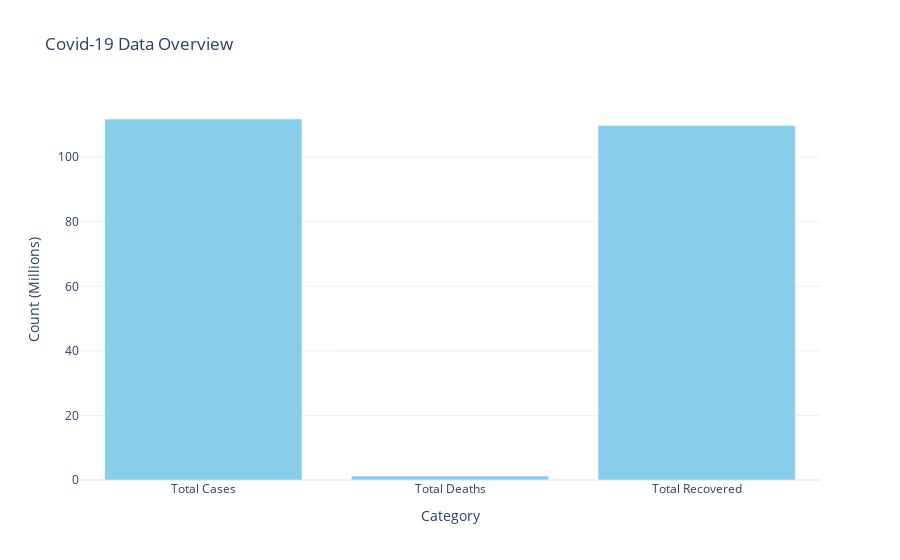

Notebook cell for this chart:
### Markdown cell above
## Visualising data with plotly

### Code cell
# Clean and convert data to millions for plotting
df_plot = df.copy()
df_plot['CoronaData'] = (
    df_plot['CoronaData']
    .str.replace(',', '')
    .str.strip()
    .astype(int) / 1_000_000  # Convert to millions
)

import plotly.graph_objects as go

fig = go.Figure(
    go.Bar(
        x=df_plot.index,
        y=df_plot['CoronaData'],
        marker_color='skyblue'
    )
)
fig.update_layout( 
    title='Covid-19 Data Overview',
    yaxis_title='Count (Millions)',
    xaxis_title='Category',
    template='plotly_white'
)

### Figure 1 — Plotly figure (JSON) as saved in the notebook; plotly's stock layout.template omitted (floating-point values rounded to 4 significant figures)
{"data": [{"marker": {"color": "skyblue"}, "type": "bar", "x": ["Total Cases", "Total Deaths", "Total Recovered"], "y": [111.8, 1.219, 109.8]}], "layout": {"title": {"text": "Covid-19 Data Overview"}, "xaxis": {"title": {"text": "Category"}}, "yaxis": {"title": {"text": "Count (Millions)"}}}}
